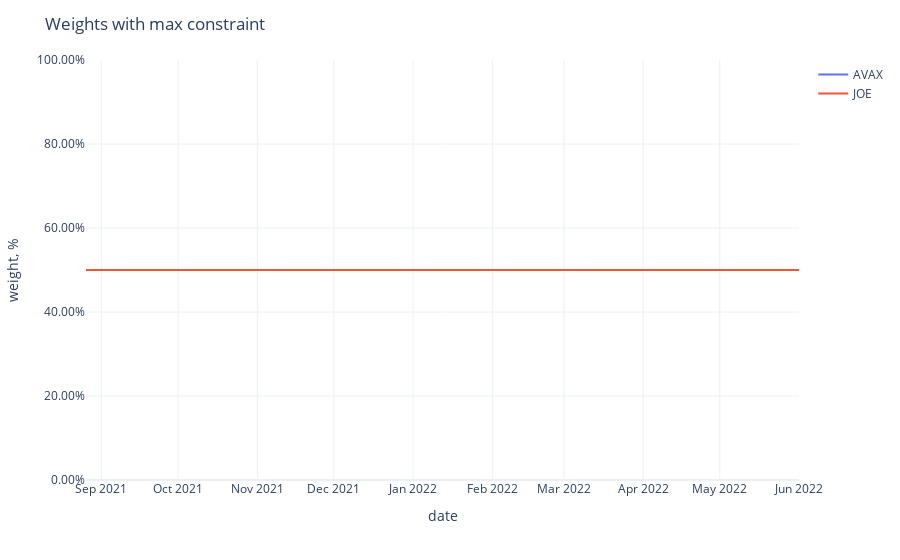

Notebook cell for this chart:
### Code cell
fig = px.line(adjusted_weights,
              labels={'value': 'weight, %', 'variable': ''})
fig.update_traces(
    hovertemplate="%{y}"
)
fig.update_yaxes(
    tickformat=".2%",
    range=[0, 1],
)
fig.update_xaxes(
    showspikes=True,
    spikethickness=2,
    spikedash="dot",
    spikecolor="#999999",
    spikemode="across",
)
fig.update_layout(
    hovermode="x",
    hoverdistance=100,  ## Distance to show hover label of data point
    spikedistance=1000,  ## Distance to show spike
    template='plotly_white',
    title='Weights with max constraint'
)

### Figure 1 — Plotly figure (JSON) as saved in the notebook; plotly's stock layout.template omitted (floating-point values rounded to 4 significant figures; data arrays with more than 128 entries replaced by an {"elided": "..."} marker saying what was removed)
{"data": [{"hovertemplate": "%{y}", "legendgroup": "AVAX", "line": {"color": "#636efa", "dash": "solid"}, "marker": {"symbol": "circle"}, "mode": "lines", "name": "AVAX", "orientation": "v", "showlegend": true, "type": "scatter", "x": {"elided": "280 str values"}, "xaxis": "x", "y": {"elided": "280 float values"}, "yaxis": "y"}, {"hovertemplate": "%{y}", "legendgroup": "JOE", "line": {"color": "#EF553B", "dash": "solid"}, "marker": {"symbol": "circle"}, "mode": "lines", "name": "JOE", "orientation": "v", "showlegend": true, "type": "scatter", "x": {"elided": "280 str values"}, "xaxis": "x", "y": {"elided": "280 float values"}, "yaxis": "y"}], "layout": {"autosize": true, "hoverdistance": 100, "hovermode": "x", "legend": {"title": {"text": ""}, "tracegroupgap": 0}, "margin": {"t": 60}, "spikedistance": 1000, "title": {"text": "Weights with max constraint"}, "xaxis": {"anchor": "y", "autorange": true, "domain": [0, 1], "range": ["2021-08-26", "2022-06-01"], "showspikes": true, "spikecolor": "#999999", "spikedash": "dot", "spikemode": "across", "spikethickness": 2, "title": {"text": "date"}, "type": "date"}, "yaxis": {"anchor": "x", "domain": [0, 1], "range": [0, 1], "tickformat": ".2%", "title": {"text": "weight, %"}, "type": "linear"}}}
